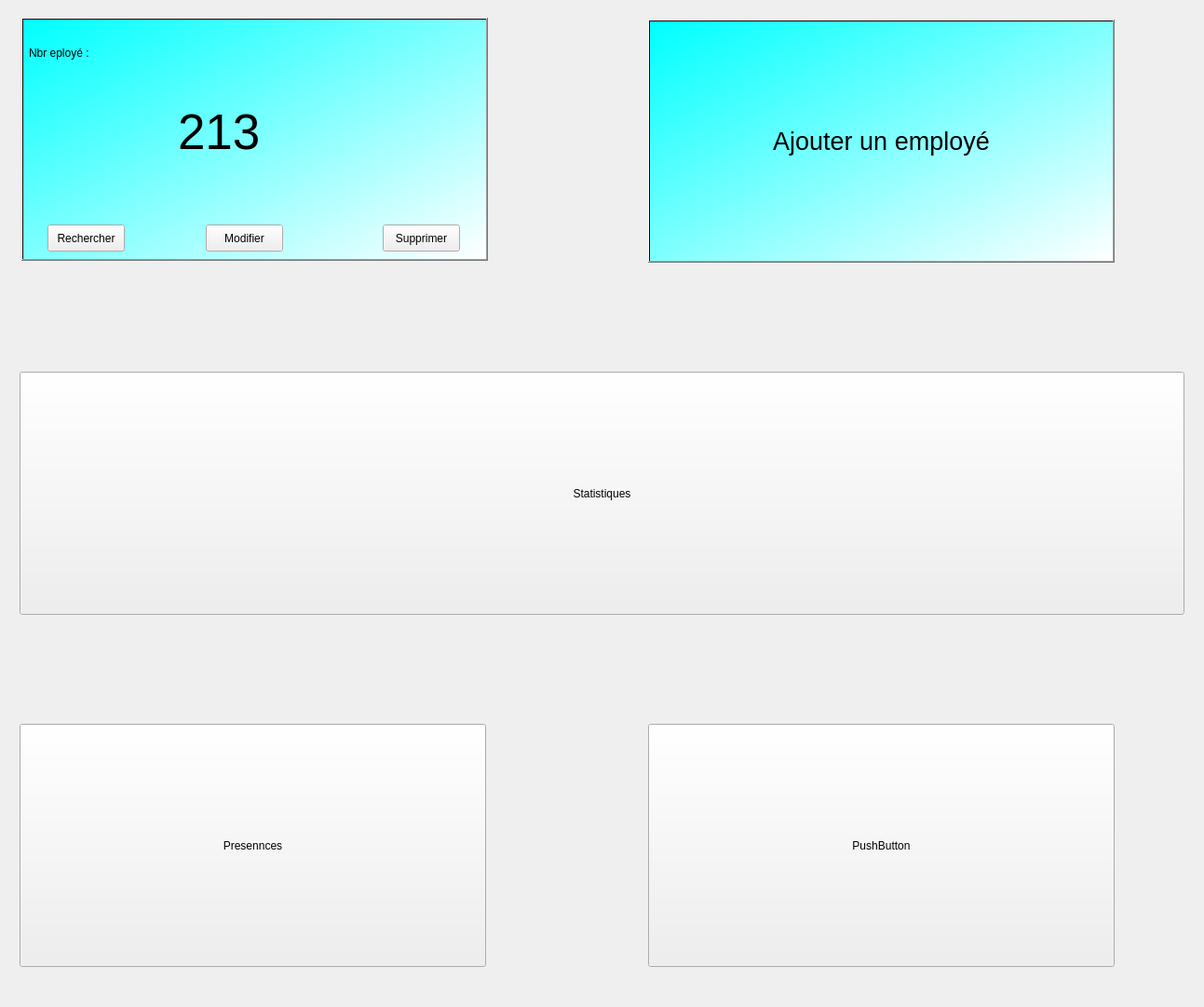
          <widget class="QWidget" name="scrollAreaWidgetContents">
           <property name="geometry">
            <rect>
             <x>0</x>
             <y>0</y>
             <width>1293</width>
             <height>1081</height>
            </rect>
           </property>
           <layout class="QGridLayout" name="gridLayout" rowminimumheight="0,0,80,0,0,80,0,0,0">
            <item row="5" column="0" colspan="2">
             <spacer name="horizontalSpacer_4">
              <property name="orientation">
               <enum>Qt::Vertical</enum>
              </property>
              <property name="sizeHint" stdset="0">
               <size>
                <width>40</width>
                <height>20</height>
               </size>
              </property>
             </spacer>
            </item>
            <item row="4" column="0" colspan="2">
             <spacer name="horizontalSpacer_3">
              <property name="orientation">
               <enum>Qt::Vertical</enum>
              </property>
              <property name="sizeHint" stdset="0">
               <size>
                <width>40</width>
                <height>20</height>
               </size>
              </property>
             </spacer>
            </item>
            <item row="6" column="1">
             <widget class="QFrame" name="frame_4">
              <property name="minimumSize">
               <size>
                <width>521</width>
                <height>281</height>
               </size>
              </property>
              <property name="maximumSize">
               <size>
                <width>521</width>
                <height>281</height>
               </size>
              </property>
              <property name="styleSheet">
               <string notr="true"/>
              </property>
              <property name="frameShape">
               <enum>QFrame::NoFrame</enum>
              </property>
              <widget class="QPushButton" name="pushButton_22">
               <property name="geometry">
                <rect>
                 <x>10</x>
                 <y>10</y>
                 <width>501</width>
                 <height>261</height>
                </rect>
               </property>
               <property name="text">
                <string>PushButton</string>
               </property>
              </widget>
             </widget>
            </item>
            <item row="3" column="0" colspan="2">
             <widget class="QFrame" name="frame_3">
              <property name="minimumSize">
               <size>
                <width>1271</width>
                <height>281</height>
               </size>
              </property>
              <property name="maximumSize">
               <size>
                <width>1271</width>
                <height>281</height>
               </size>
              </property>
              <property name="styleSheet">
               <string notr="true"/>
              </property>
              <property name="frameShape">
               <enum>QFrame::NoFrame</enum>
              </property>
              <widget class="QPushButton" name="pushButton_3">
               <property name="geometry">
                <rect>
                 <x>10</x>
                 <y>10</y>
                 <width>1251</width>
                 <height>261</height>
                </rect>
               </property>
               <property name="text">
                <string>Statistiques</string>
               </property>
              </widget>
             </widget>
            </item>
            <item row="2" column="0" colspan="2">
             <spacer name="horizontalSpacer_2">
              <property name="orientation">
               <enum>Qt::Vertical</enum>
              </property>
              <property name="sizeHint" stdset="0">
               <size>
                <width>40</width>
                <height>20</height>
               </size>
              </property>
             </spacer>
            </item>
            <item row="0" column="1">
             <widget class="QFrame" name="frame_2">
              <property name="minimumSize">
               <size>
                <width>521</width>
                <height>281</height>
               </size>
              </property>
              <property name="maximumSize">
               <size>
                <width>521</width>
                <height>281</height>
               </size>
              </property>
              <property name="styleSheet">
               <string notr="true"/>
              </property>
              <property name="frameShape">
               <enum>QFrame::NoFrame</enum>
              </property>
              <widget class="QPushButton" name="pushButton_2">
               <property name="geometry">
                <rect>
                 <x>10</x>
                 <y>10</y>
                 <width>501</width>
                 <height>261</height>
                </rect>
               </property>
               <property name="font">
                <font>
                 <pointsize>20</pointsize>
                </font>
               </property>
               <property name="styleSheet">
                <string notr="true">background-color: qlineargradient(spread:pad, x1:0, y1:0, x2:1, y2:1, stop:0 rgba(0, 255, 255, 255), stop:1 rgba(255, 255, 255, 255));</string>
               </property>
               <property name="text">
                <string>Ajouter un employé</string>
               </property>
              </widget>
             </widget>
            </item>
            <item row="0" column="0">
             <widget class="QFrame" name="frame">
              <property name="minimumSize">
               <size>
                <width>521</width>
                <height>281</height>
               </size>
              </property>
              <property name="maximumSize">
               <size>
                <width>521</width>
                <height>281</height>
               </size>
              </property>
              <property name="styleSheet">
               <string notr="true"/>
              </property>
              <property name="frameShape">
               <enum>QFrame::NoFrame</enum>
              </property>
              <widget class="QPushButton" name="pushButton_4">
               <property name="geometry">
                <rect>
                 <x>12</x>
                 <y>8</y>
                 <width>501</width>
                 <height>261</height>
                </rect>
               </property>
               <property name="sizePolicy">
                <sizepolicy hsizetype="Minimum" vsizetype="Fixed">
                 <horstretch>0</horstretch>
                 <verstretch>0</verstretch>
                </sizepolicy>
               </property>
               <property name="styleSheet">
                <string notr="true">background-color: qlineargradient(spread:pad, x1:0, y1:0, x2:1, y2:1, stop:0 rgba(0, 255, 255, 255), stop:1 rgba(255, 255, 255, 255));</string>
               </property>
               <property name="text">
                <string/>
               </property>
               <property name="checkable">
                <bool>false</bool>
               </property>
               <property name="checked">
                <bool>false</bool>
               </property>
              </widget>
              <widget class="QLabel" name="label_17">
               <property name="geometry">
                <rect>
                 <x>20</x>
                 <y>20</y>
                 <width>171</width>
                 <height>51</height>
                </rect>
               </property>
               <property name="styleSheet">
                <string notr="true">QLabel {
    background-color: transparent;
}</string>
               </property>
               <property name="text">
                <string>Nbr eployé : </string>
               </property>
              </widget>
              <widget class="QPushButton" name="pushButton_23">
               <property name="geometry">
                <rect>
                 <x>40</x>
                 <y>230</y>
                 <width>83</width>
                 <height>29</height>
                </rect>
               </property>
               <property name="text">
                <string>Rechercher</string>
               </property>
              </widget>
              <widget class="QPushButton" name="pushButton_24">
               <property name="geometry">
                <rect>
                 <x>210</x>
                 <y>230</y>
                 <width>83</width>
                 <height>29</height>
                </rect>
               </property>
               <property name="text">
                <string>Modifier</string>
               </property>
              </widget>
              <widget class="QPushButton" name="pushButton_25">
               <property name="geometry">
                <rect>
                 <x>400</x>
                 <y>230</y>
                 <width>83</width>
                 <height>29</height>
                </rect>
               </property>
               <property name="text">
                <string>Supprimer</string>
               </property>
              </widget>
              <widget class="QLabel" name="label_18">
               <property name="geometry">
                <rect>
                 <x>180</x>
                 <y>90</y>
                 <width>141</width>
                 <height>81</height>
                </rect>
               </property>
               <property name="font">
                <font>
                 <pointsize>40</pointsize>
                </font>
               </property>
               <property name="styleSheet">
                <string notr="true">QLabel {
    background-color: transparent;
}</string>
               </property>
               <property name="text">
                <string>213</string>
               </property>
              </widget>
             </widget>
            </item>
            <item row="6" column="0">
             <widget class="QFrame" name="frame_5">
              <property name="minimumSize">
               <size>
                <width>521</width>
                <height>281</height>
               </size>
              </property>
              <property name="maximumSize">
               <size>
                <width>521</width>
                <height>281</height>
               </size>
              </property>
              <property name="styleSheet">
               <string notr="true"/>
              </property>
              <property name="frameShape">
               <enum>QFrame::NoFrame</enum>
              </property>
              <widget class="QPushButton" name="pushButton_5">
               <property name="geometry">
                <rect>
                 <x>10</x>
                 <y>10</y>
                 <width>501</width>
                 <height>261</height>
                </rect>
               </property>
               <property name="text">
                <string>Presennces</string>
               </property>
              </widget>
             </widget>
            </item>
            <item row="1" column="0" colspan="2">
             <spacer name="horizontalSpacer">
              <property name="orientation">
               <enum>Qt::Vertical</enum>
              </property>
              <property name="sizeHint" stdset="0">
               <size>
                <width>40</width>
                <height>20</height>
               </size>
              </property>
             </spacer>
            </item>
            <item row="8" column="0" colspan="2">
             <spacer name="horizontalSpacer_6">
              <property name="orientation">
               <enum>Qt::Vertical</enum>
              </property>
              <property name="sizeHint" stdset="0">
               <size>
                <width>40</width>
                <height>20</height>
               </size>
              </property>
             </spacer>
            </item>
            <item row="7" column="0" colspan="2">
             <spacer name="horizontalSpacer_5">
              <property name="orientation">
               <enum>Qt::Vertical</enum>
              </property>
              <property name="sizeHint" stdset="0">
               <size>
                <width>40</width>
                <height>20</height>
               </size>
              </property>
             </spacer>
            </item>
           </layout>
          </widget>
